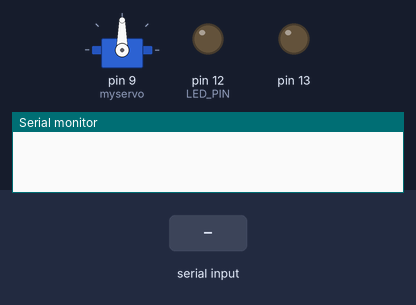
Bench run of a sketch on a simulated Arduino Uno, built with avr-gcc and run on an emulated ATmega328P. Parts: servo, output pins drawn as LEDs (lit = HIGH), the last lines printed to the serial monitor. Inputs (shaded band) come from the test bench.

Above: at 0.1 s.
At 1.9 s:
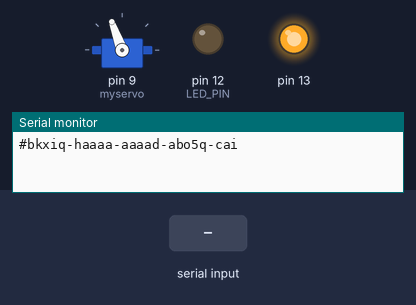
2.0 s: "targetnow\n" received over Serial
At 7.1 s:
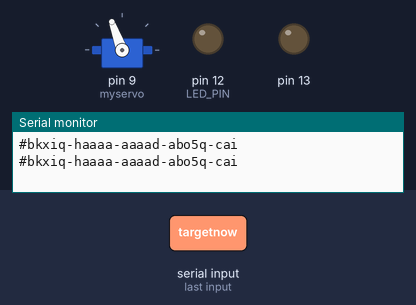
19.2 s: "mail_get\n" received over Serial
Timing chart, 0 to 36.2 s (numbered marks = the images above; inputs shaded):
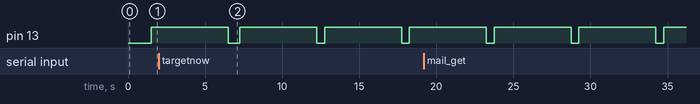

Measured:
- by itself, pin 13: repeats every 5.5 s: HIGH 5.0 s, LOW 0.50 s

The sketch:

redpanda_test_arduino.ino
```cpp
#include <Servo.h>

Servo myservo;

const int LED_PIN = 12;
unsigned long lastQuery = 0;
float TempC;
bool target = false;
bool mesage = false;

void setup() {

  myservo.attach(9);

  pinMode(13, OUTPUT);
  pinMode(12, OUTPUT);
  Serial.begin(9600);
  delay(750);
  myservo.write(110); // move to close
}

void loop() {
  digitalWrite(13, LOW);

int state = (mesage << 1) | target;

switch (state) {
  case 0: // mesage = 0, target = 0
    Serial.println("#bkxiq-haaaa-aaaad-abo5q-cai");
    delay(250);
    break;

  case 1: // mesage = 0, target = 1
    Serial.println("?query");
    break;

  case 2: // mesage = 1, target = 0
    Serial.println("^mail");
    mesage = false;
    break;

  case 3: // mesage = 1, target = 1
    Serial.println("^mail");
    mesage = false;
    break;
}

  delay(500);

  if (Serial.available() > 0) {
    String resp = Serial.readStringUntil('\n');
    resp.trim();

    if (resp == "from:q6kob-gms3g-pmwe2-dwxlt-lctcw-eghzq-xeaag-kvuq2-uezor-64up3-sae:message:open") {
      digitalWrite(12, HIGH);
      myservo.write(0);
    } else if (resp == "from:q6kob-gms3g-pmwe2-dwxlt-lctcw-eghzq-xeaag-kvuq2-uezor-64up3-sae:message:close") {
      digitalWrite(12, LOW);
      myservo.write(110);
    }
    if(resp == "targetnow"){
      target = true;
    }
    if(resp == "mail_get"){
      mesage = true;
    }
  }
  digitalWrite(13, HIGH);
  delay(5000);
}
```
